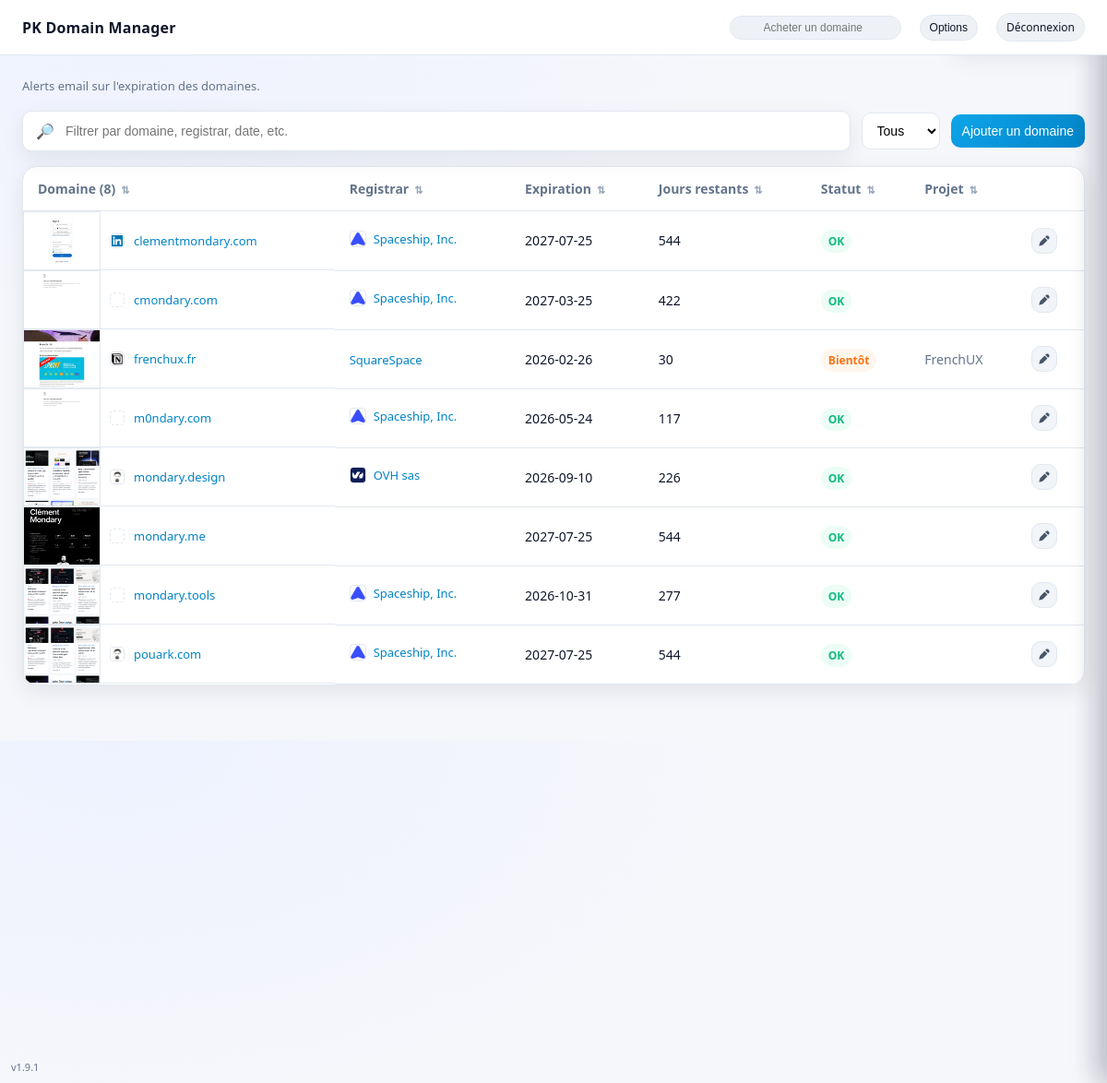
/index.php (signed in), run on the app's committed database.
### tables this page shows
CREATE TABLE "domains" (
                id INTEGER PRIMARY KEY AUTOINCREMENT,
                user_id INTEGER,
                domain TEXT NOT NULL,
                project TEXT,
                registrar TEXT,
                expires TEXT,
                status TEXT,
                email TEXT,
                UNIQUE(user_id, domain)
            );

### app/lib/db.php (called while the page is built, shortened)
<?php
function apply_settings(PDO $db, array $config, ?int $user_id = null): array {
    $defaults = [
        "site_name" => $config["site_name"],
        "email_to" => $config["email_to"],
        "email_from" => $config["email_from"],
        "mail_subject_prefix" => $config["mail_subject_prefix"],
        "alert_days" => $config["alert_days"],
        "language" => $config["language"] ?? "fr",
        "columns_visible" => json_encode(["domain", "registrar", "expiration", "days", "status", "email", "project"]),
    ];
    if ($user_id === null) {
        $rows = [];
    } else {
        $stmt = $db->prepare("SELECT key, value FROM settings WHERE user_id = :uid");
        $stmt->execute([":uid" => $user_id]);
        $rows = $stmt->fetchAll();
    }
    $settings = [];
    foreach ($rows as $row) {
        $settings[$row["key"]] = $row["value"];
    }
    $config["site_name"] = $settings["site_name"] ?? $config["site_name"];
    $config["email_to"] = $settings["email_to"] ?? $config["email_to"];
    $config["email_from"] = $settings["email_from"] ?? $config["email_from"];
    $config["mail_subject_prefix"] = $settings["mail_subject_prefix"] ?? $config["mail_subject_prefix"];
    $config["language"] = $settings["language"] ?? ($config["language"] ?? "fr");
    if (!empty($settings["alert_days"])) {
        $decoded = json_decode($settings["alert_days"], true);
        if (is_array($decoded)) {
            $config["alert_days"] = array_values(array_map("intval", $decoded));
        }
    }
    if (!empty($settings["columns_visible"])) {
        $decoded = json_decode($settings["columns_visible"], true);
        if (is_array($decoded)) {
            $config["columns_visible"] = $decoded;
        }
    }
    return $config;
}

### app/lib/i18n.php (called while the page is built, shortened)
<?php
function t(string $key, array $vars = []): string {
    $translations = $GLOBALS["i18n"] ?? [];
    $text = $translations[$key] ?? $key;
    foreach ($vars as $k => $v) {
        $text = str_replace("{" . $k . "}", (string)$v, $text);
    }
    return $text;
}

### app/lib/thumbs.php (called while the page is built, shortened)
<?php
function thumb_slug(string $domain): string {
    return preg_replace("/[^a-z0-9]+/", "-", strtolower($domain));
}
function thumb_paths(string $domain): array {
    $slug = thumb_slug($domain);
    $dir = __DIR__ . "/../../public/thumbs";
    return [
        "dir" => $dir,
        "png" => $dir . "/" . $slug . ".png",
        "public_png" => "thumbs/" . $slug . ".png",
    ];
}
function get_cached_thumbnail(string $domain): ?string {
    $domain = trim($domain);
    $paths = thumb_paths($domain);
    if (is_file($paths["png"])) {
        $header = @file_get_contents($paths["png"], false, null, 0, 6);
        if ($header && substr($header, 0, 4) === "\x89PNG") {
            return $paths["public_png"];
        }
    }
    return null;
}
function favicon_paths(string $domain): array {
    $slug = thumb_slug($domain);
    $dir = __DIR__ . "/../../public/favicons";
    return [
        "dir" => $dir,
        "ico" => $dir . "/" . $slug . ".ico",
        "png" => $dir . "/" . $slug . ".png",
        "public_ico" => "favicons/" . $slug . ".ico",
        "public_png" => "favicons/" . $slug . ".png",
    ];
}
function cache_favicon(string $domain): ?string {
    $domain = trim($domain);
    $paths = favicon_paths($domain);
    if (is_file($paths["ico"])) return $paths["public_ico"];
    $context = stream_context_create([
        "http" => [
            "timeout" => 5,
            "user_agent" => "DomainManager-Favicon/1.0",
            "follow_location" => 1,
            "max_redirects" => 3,
        ],
    ]);
    $hosts = [$domain];
    $final = resolve_final_host($domain, $context);
    foreach ($hosts as $host) {
        $remote_ico = "https://icons.duckduckgo.com/ip3/" . $host . ".ico";
        $raw = @file_get_contents($remote_ico, false, $context);
        $remote_png = "https://www.google.com/s2/favicons?domain=" . urlencode($host) . "&sz=64";
        $raw = @file_get_contents($remote_png, false, $context);
    }
    return null;
}
function resolve_final_host(string $domain, $context): ?string {
    $url = "https://" . $domain;
    $headers = @get_headers($url, true, $context);
    if (!$headers) return null;
    $location = $headers["Location"] ?? null;
    $parts = parse_url($location);
    return $parts["host"];
}

### app/lib/logos.php (called while the page is built, shortened)
<?php
function registrar_domain_map(): array {
    return [
        "ovh" => "ovh.com",
        "ovh sas" => "ovh.com",
        "spaceship" => "spaceship.com",
        "spaceship, inc." => "spaceship.com",
        "squarespace" => "squarespace.com",
        "porkbun" => "porkbun.com",
        "key-systems" => "key-systems.net",
        "key-systems gmbh" => "key-systems.net",
        "namecheap" => "namecheap.com",
        "godaddy" => "godaddy.com",
        "gandi" => "gandi.net",
        "cloudflare" => "cloudflare.com",
    ];
}
function registrar_url_map(): array {
    return [
        "spaceship" => "https://www.spaceship.com/application/domain-list-application/",
        "spaceship, inc." => "https://www.spaceship.com/application/domain-list-application/",
        "squarespace" => "https://account.squarespace.com/domains",
        "porkbun" => "https://porkbun.com/account/domainsSpeedy",
        "ovh" => "https://manager.eu.ovhcloud.com/#/web-domains/domain",
        "ovh sas" => "https://manager.eu.ovhcloud.com/#/web-domains/domain",
    ];
}
function registrar_domain_for_logo(string $registrar): ?string {
    $r = strtolower(trim($registrar));
    if ($r === "") return null;
    foreach (registrar_domain_map() as $key => $domain) {
        if (strpos($r, $key) !== false) {
            return $domain;
        }
    }
    return null;
}
function logo_slug(string $domain): string {
    return preg_replace("/[^a-z0-9]+/", "-", strtolower($domain));
}
function logo_paths(string $domain): array {
    $slug = logo_slug($domain);
    $dir = __DIR__ . "/../../public/logos";
    return [
        "dir" => $dir,
        "png" => $dir . "/" . $slug . ".png",
        "ico" => $dir . "/" . $slug . ".ico",
        "public_png" => "logos/" . $slug . ".png",
        "public_ico" => "logos/" . $slug . ".ico",
    ];
}
function cache_registrar_logo(string $registrar): ?string {
    $domain = registrar_domain_for_logo($registrar);
    if (!$domain) return null;
    $paths = logo_paths($domain);
    if (is_file($paths["ico"])) return $paths["public_ico"];
    return null;
}

### public/index.php (the view, shortened to what this page needs)
<?php
$config = require __DIR__ . "/../config.php";
require_once __DIR__ . "/../app/lib/db.php";
require_once __DIR__ . "/../app/lib/i18n.php";
require_once __DIR__ . "/../app/lib/logos.php";
require_once __DIR__ . "/../app/lib/thumbs.php";
date_default_timezone_set($config["timezone"]);
$db = get_db($config);
$uid = (int)($_SESSION["user_id"] ?? 0);
$config = apply_settings($db, $config, $uid);
$visible_cols = $config["columns_visible"] ?? ["domain", "registrar", "expiration", "days", "status", "email", "project"];
$is_visible = function ($key) use ($visible_cols) {
    return in_array($key, $visible_cols, true);
};
$stmt = $db->prepare("SELECT domain, project, registrar, expires, status, email FROM domains WHERE user_id = :uid ORDER BY domain ASC");
$stmt->execute([":uid" => $uid]);
$domains = $stmt->fetchAll();
function days_until($date) {
    $today = new DateTime("today");
    $exp = DateTime::createFromFormat("Y-m-d", $date);
    $diff = $today->diff($exp);
    return (int)$diff->format("%r%a");
}
function status_class($days) {
    if ($days <= 30) return "warn";
    return "ok";
}
function registrar_logo_url($registrar) {
    $domain = registrar_domain_for_logo((string)$registrar);
    if (!$domain) return null;
    return "https://logo.clearbit.com/" . $domain;
}
function registrar_site_url($registrar) {
    $r = strtolower(trim((string)$registrar));
    foreach (registrar_url_map() as $key => $url) {
        if (strpos($r, $key) !== false) {
            return $url;
        }
    }
    $domain = registrar_domain_for_logo((string)$registrar);
    if (!$domain) return null;
    return "https://www." . $domain . "/";
}
$total = count($domains);
$expiring = 0;
foreach ($domains as $d) {
    $days = days_until($d["expires"] ?? "");
    if ($days !== null && $days <= 30) $expiring++;
}
?>
<!doctype html>
<html lang="<?php echo htmlspecialchars($config["language"] ?? "fr"); ?>">
  <head>
    <link rel="stylesheet" href="assets/style.css">
  </head>
  <body>
    <div class="topbar">
      <div class="topbar-inner">
        <div class="brand"><?php echo htmlspecialchars($config["site_name"]); ?></div>
        <form class="domain-garden-search" action="https://domain.garden/" method="get" target="_blank" rel="noopener noreferrer">
          <img src="https://domain.garden/favicon.ico" alt="" class="domain-garden-logo">
          <input class="domain-garden-input" type="search" name="q" placeholder="<?php echo t("search_domains"); ?>">
        </form>
        <button class="topbar-action" type="button" data-settings-open><?php echo t("options"); ?></button>
        <a class="topbar-action" href="logout.php"><?php echo t("logout"); ?></a>
      </div>
    </div>
    <div class="container">
      <div class="header">
        <div>
          <div class="hint"><?php echo t("header_hint"); ?></div>
        </div>
      </div>
      <div class="controls">
        <div class="search">
          <span class="muted">🔎</span>
          <input data-search type="text" placeholder="<?php echo t("search_placeholder"); ?>">
        </div>
        <select class="select" data-days-filter>
          <option value="all" selected><?php echo t("filter_all"); ?></option>
        </select>
        <button class="btn primary" type="button" data-drawer-open="add"><?php echo t("add_domain"); ?></button>
      </div>
      <div class="table-card">
        <table>
          <thead>
            <tr>
              <th class="<?php echo $is_visible("domain") ? "" : "col-hidden"; ?>" data-col="domain"><button class="sort-btn" data-sort="domain"><?php echo t("table_domain"); ?> (<?php echo $total; ?>)</button></th>
              <th class="<?php echo $is_visible("registrar") ? "" : "col-hidden"; ?>" data-col="registrar"><button class="sort-btn" data-sort="registrar"><?php echo t("table_registrar"); ?></button></th>
              <th class="<?php echo $is_visible("expiration") ? "" : "col-hidden"; ?>" data-col="expiration"><button class="sort-btn" data-sort="expiration"><?php echo t("table_expiration"); ?></button></th>
              <th class="<?php echo $is_visible("days") ? "" : "col-hidden"; ?>" data-col="days"><button class="sort-btn" data-sort="days"><?php echo t("table_days_left"); ?></button></th>
              <th class="<?php echo $is_visible("status") ? "" : "col-hidden"; ?>" data-col="status"><button class="sort-btn" data-sort="status"><?php echo t("table_status"); ?></button></th>
              <th class="<?php echo $is_visible("project") ? "" : "col-hidden"; ?>" data-col="project"><button class="sort-btn" data-sort="project"><?php echo t("table_project"); ?></button></th>
              <th></th>
            </tr>
          </thead>
          <tbody>
            <?php foreach ($domains as $d): ?>
              <?php $days = days_until($d["expires"] ?? ""); ?>
              <tr tabindex="0"
                  data-domain="<?php echo htmlspecialchars($d["domain"] ?? ""); ?>"
                  data-project="<?php echo htmlspecialchars($d["project"] ?? ""); ?>"
                  data-registrar="<?php echo htmlspecialchars($d["registrar"] ?? ""); ?>"
                  data-expires="<?php echo htmlspecialchars($d["expires"] ?? ""); ?>"
                  data-status="<?php echo htmlspecialchars($d["status"] ?? ""); ?>"
                  data-email="<?php echo htmlspecialchars($d["email"] ?? ""); ?>"
              >
                <td class="domain-cell <?php echo $is_visible("domain") ? "" : "col-hidden"; ?>" data-col="domain">
                  <?php $domain = htmlspecialchars($d["domain"] ?? ""); ?>
                  <?php $thumb = get_cached_thumbnail($d["domain"] ?? ""); ?>
                  <?php $favicon = cache_favicon($d["domain"] ?? ""); ?>
                  <span class="domain-media">
                    <?php if ($thumb): ?>
                    <img class="thumb" src="<?php echo htmlspecialchars($thumb); ?>" alt="" data-thumb-loaded="1">
                  <?php else: ?>
                    <span class="thumb placeholder" data-thumb-missing="1"></span>
                  <?php endif; ?>
                    <?php if ($favicon): ?>
                      <img class="favicon" src="<?php echo htmlspecialchars($favicon); ?>" alt="">
                    <?php else: ?>
                      <span class="favicon placeholder"></span>
                    <?php endif; ?>
                  </span>
                  <a class="link" href="https://<?php echo $domain; ?>" target="_blank" rel="noopener noreferrer"><?php echo $domain; ?></a>
                </td>
                <td class="<?php echo $is_visible("registrar") ? "" : "col-hidden"; ?>" data-col="registrar">
                  <div class="registrar">
                    <?php $logo = registrar_logo_url($d["registrar"] ?? ""); ?>
                    <?php $cached_logo = cache_registrar_logo($d["registrar"] ?? ""); ?>
                    <?php $reg_url = registrar_site_url($d["registrar"] ?? ""); ?>
                    <?php if ($logo): ?>
                      <?php $alt_logo = str_replace("https://logo.clearbit.com/", "https://icons.duckduckgo.com/ip3/", $logo) . ".ico"; ?>
                      <img class="registrar-logo" src="<?php echo htmlspecialchars($cached_logo ?: $logo); ?>" data-alt-src="<?php echo htmlspecialchars($alt_logo); ?>" alt="">
                    <?php endif; ?>
                    <?php if ($reg_url): ?>
                      <a class="link" href="<?php echo htmlspecialchars($reg_url); ?>" target="_blank" rel="noopener noreferrer"><?php echo htmlspecialchars($d["registrar"] ?? ""); ?></a>
                    <?php else: ?>
                      <span><?php echo htmlspecialchars($d["registrar"] ?? ""); ?></span>
                    <?php endif; ?>
                  </div>
                </td>
                <td class="<?php echo $is_visible("expiration") ? "" : "col-hidden"; ?>" data-col="expiration"><?php echo htmlspecialchars($d["expires"] ?? ""); ?></td>
                <td class="<?php echo $is_visible("days") ? "" : "col-hidden"; ?>" data-col="days"><?php echo $days === null ? "—" : $days; ?></td>
                <td class="<?php echo $is_visible("status") ? "" : "col-hidden"; ?>" data-col="status"><span class="pill <?php echo status_class($days); ?>">
                  <?php
                    if ($days === null) echo t("status_unknown");
                    elseif ($days <= 7) echo t("status_critical");
                    elseif ($days <= 30) echo t("status_soon");
                    else echo t("status_ok");
                  ?>
                </span></td>
                <td class="muted <?php echo $is_visible("project") ? "" : "col-hidden"; ?>" data-col="project"><?php echo htmlspecialchars($d["project"] ?? ""); ?></td>
                <td class="actions">
                  <button class="icon-button" type="button"
                    data-drawer-open="edit"
                    data-domain="<?php echo htmlspecialchars($d["domain"] ?? ""); ?>"
                    data-project="<?php echo htmlspecialchars($d["project"] ?? ""); ?>"
                    data-registrar="<?php echo htmlspecialchars($d["registrar"] ?? ""); ?>"
                    data-expires="<?php echo htmlspecialchars($d["expires"] ?? ""); ?>"
                    data-status="<?php echo htmlspecialchars($d["status"] ?? ""); ?>"
                    data-email="<?php echo htmlspecialchars($d["email"] ?? ""); ?>"
                  title="<?php echo t("edit"); ?>" aria-label="<?php echo t("edit"); ?>">
                  </button>
                </td>
              </tr>
            <?php endforeach; ?>
          </tbody>
        </table>
      </div>
    </div>
    <div class="toast" data-expiring-toast><?php echo t("expiring_badge", ["count" => $expiring, "threshold" => 30]); ?></div>
    <div class="version">v<?php echo htmlspecialchars($config["version"] ?? ""); ?></div>
  </body>
</html>

### data on the page
domains: shows a picture, domain "clementmondary.com", registrar "Spaceship, Inc.", expires "2027-07-25", expires "544"
domains: shows a picture, domain "cmondary.com", registrar "Spaceship, Inc.", expires "2027-03-25", expires "422"
domains: shows a picture, domain "frenchux.fr", registrar "SquareSpace", expires "2026-02-26", expires "30", project "FrenchUX"
domains: shows a picture, domain "m0ndary.com", registrar "Spaceship, Inc.", expires "2026-05-24", expires "117"
domains: shows a picture, domain "mondary.design", registrar "OVH sas", expires "2026-09-10", expires "226"
domains: shows a picture, domain "mondary.me", expires "2027-07-25", expires "544"
domains: shows a picture, domain "mondary.tools", registrar "Spaceship, Inc.", expires "2026-10-31", expires "277"
domains: shows a picture, domain "pouark.com", registrar "Spaceship, Inc.", expires "2027-07-25", expires "544"

### other printed values
$config["site_name"] "PK Domain Manager"
t("options") "Options"
t("logout") "Déconnexion"
t("header_hint") "Alerts email sur l'expiration des domaines."
t("add_domain") "Ajouter un domaine"
t("table_domain") "Domaine"
$total "8"
t("table_registrar") "Registrar"
t("table_expiration") "Expiration"
t("table_days_left") "Jours restants"
t("table_status") "Statut"
t("table_project") "Projet"
$config["version"] "1.9.1"
form field value "Tous"
